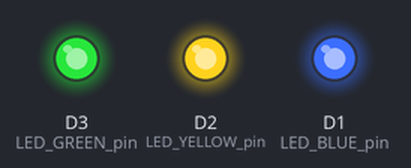
Simulated run of this sketch. Board: ESP8266 (NodeMCU). Shown: output pins drawn as LEDs (lit = HIGH).

Above: at 0.2 s.
At 0.7 s:
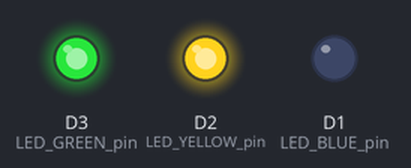
At 3.2 s:
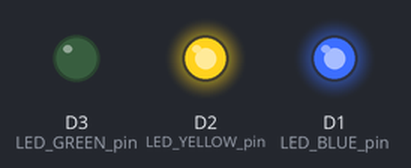
At 4.2 s:
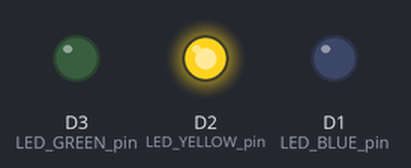
At 5.5 s:
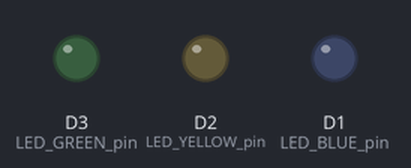
Timing chart, 0 to 7.8 s (numbered marks = the images above):
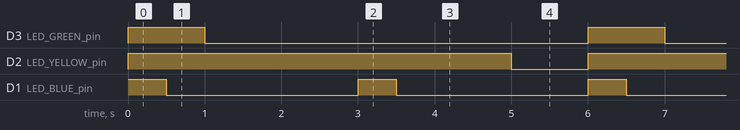

The sketch:

neoTimer-BlinkAsync.ino
```cpp
/*
   neoTimer-BlinkAsync.ino
*/

#include "neotimer.h"

Neotimer yellowLED_onTime = Neotimer(5000);
Neotimer yellowLED_offTime = Neotimer(1000);
Neotimer blueLED_onTime = Neotimer(500);
Neotimer blueLED_offTime = Neotimer(2500);
Neotimer greenLED_onTime = Neotimer(1000);
Neotimer greenLED_offTime = Neotimer(5000);

const int LED_ON = 1;
const int LED_OFF = 0;

const int LED_BLUE_pin = D1;
const int LED_YELLOW_pin = D2;
const int LED_GREEN_pin = D3;


void setup() {
  pinMode(LED_BLUE_pin, OUTPUT);
  pinMode(LED_YELLOW_pin, OUTPUT);
  pinMode(LED_GREEN_pin, OUTPUT);

  //Start both LED timers
  digitalWrite(LED_BLUE_pin, LED_ON);
  digitalWrite(LED_YELLOW_pin, LED_ON);
  digitalWrite(LED_GREEN_pin, LED_ON);

  blueLED_onTime.start();
  yellowLED_onTime.start();
  greenLED_onTime.start();
}

void loop() {
  if (yellowLED_onTime.done()) {
    yellow_OFF();                    //Yellow on time expired, turn it off
  }
  if (yellowLED_offTime.done()) {
    yellow_ON();                     // Yellow off time expired, turn it on
  }

  if (blueLED_onTime.done()) {
    blue_OFF();                    //Blue on time expired, turn it off
  }
  if (blueLED_offTime.done()) {
    blue_ON();                     //Blue off time expired, turn it on
  }

  if (greenLED_onTime.done()) {
    green_OFF();                    //Green on time expired, turn it off
  }
  if (greenLED_offTime.done()) {
    green_ON();                     //Green off time expired, turn it on
  }
}


void yellow_ON() {
  //Turn on the YELLOW LED, stop the OFF timer then start the ON timer.
  digitalWrite(LED_YELLOW_pin, LED_ON);     //Turn on the yellow LED
  yellowLED_offTime.stop();                 //Stop the OFF timer
  yellowLED_onTime.start();                 //Start the ON timer
}

void yellow_OFF() {
  //Turn off the YELLOW LED, stop the ON timer then start the OFF timer.
  digitalWrite(LED_YELLOW_pin, LED_OFF);    //Turn off the yellow LED
  yellowLED_onTime.stop();                  //Stop the ON timer
  yellowLED_offTime.start();                //Start the OFF timer
}

void blue_ON() {
  //Turn on the BLUE LED, stop the OFF timer then start the ON timer.
  digitalWrite(LED_BLUE_pin, LED_ON);     //Turn on the blue LED
  blueLED_offTime.stop();                 //Stop the OFF timer
  blueLED_onTime.start();                 //Start the ON timer
}

void blue_OFF() {
  //Turn off the BLUE LED, stop the ON timer then start the OFF timer.
  digitalWrite(LED_BLUE_pin, LED_OFF);    //Turn off the blue LED
  blueLED_onTime.stop();                  //Stop the ON timer
  blueLED_offTime.start();                //Start the OFF timer
}

void green_ON() {
  //Turn on the GREEN LED, stop the OFF timer then start the ON timer.
  digitalWrite(LED_GREEN_pin, LED_ON);     //Turn on the green LED
  greenLED_offTime.stop();                 //Stop the OFF timer
  greenLED_onTime.start();                 //Start the ON timer
}

void green_OFF() {
  //Turn off the GREEN LED, stop the ON timer then start the OFF timer.
  digitalWrite(LED_GREEN_pin, LED_OFF);    //Turn off the green LED
  greenLED_onTime.stop();                  //Stop the ON timer
  greenLED_offTime.start();                //Start the OFF timer
}
```

Measured:
- by itself, D3 (LED_GREEN_pin): alternates HIGH for 1.0 s and LOW for 5.0 s
- by itself, D2 (LED_YELLOW_pin): alternates HIGH for 5.0 s and LOW for 1.0 s
- by itself, D1 (LED_BLUE_pin): alternates HIGH for 0.50 s and LOW for 2.5 s
